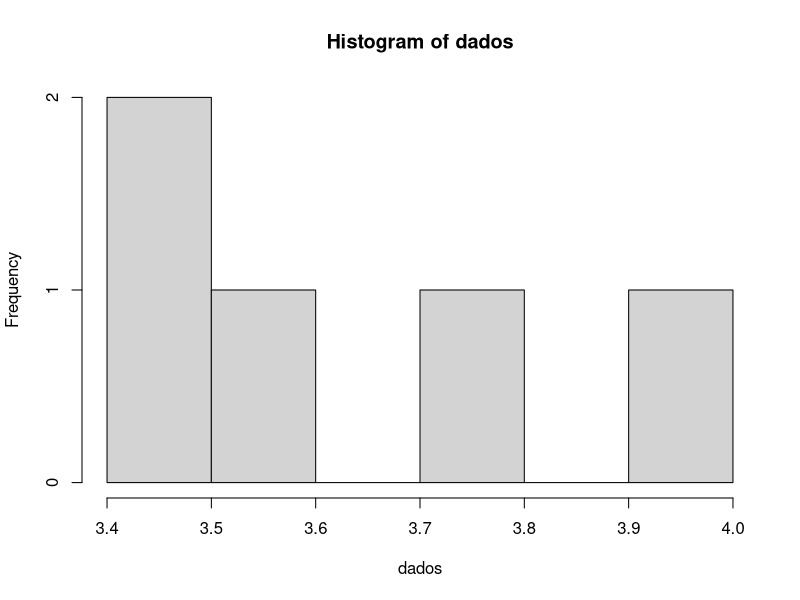
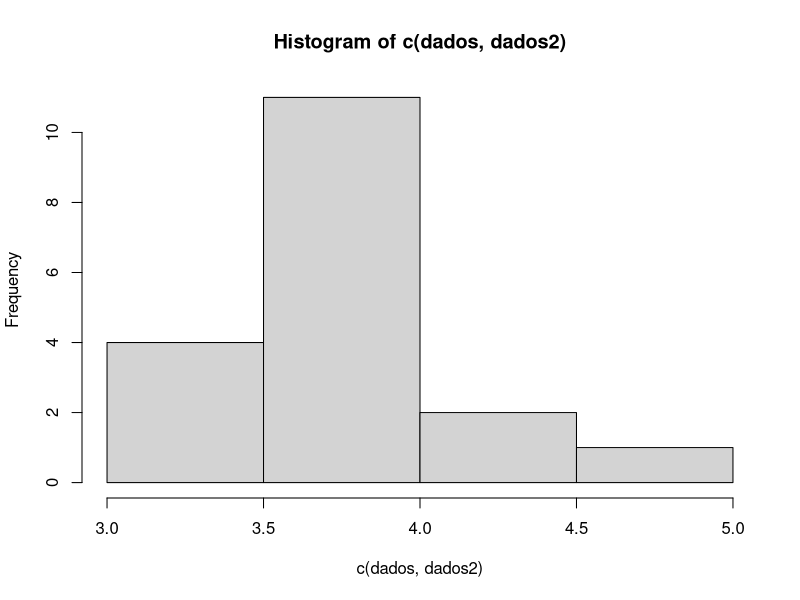
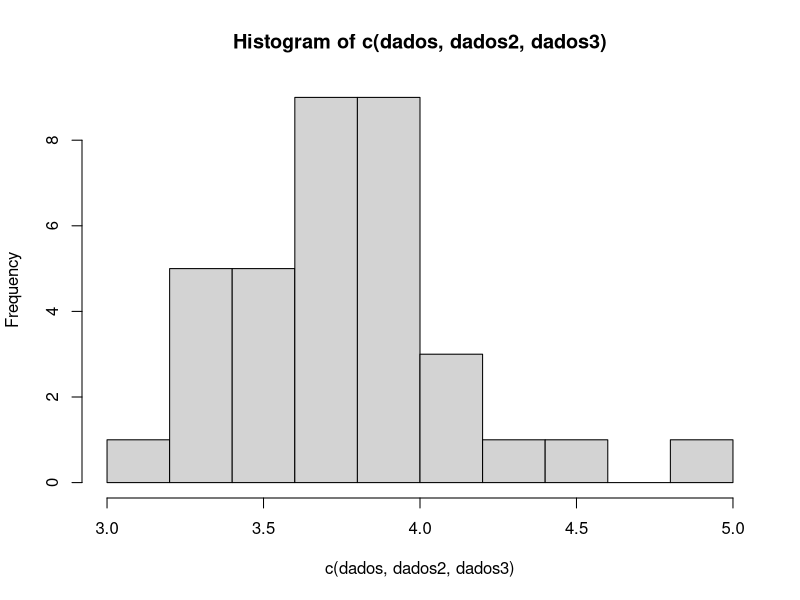

These charts were generated, in order, by the following R code:
## ---- chunk 1
knitr::opts_chunk$set(echo = TRUE)
## ---- chunk 2
#dados <- c(3.57165, 3.47564, 4.40407, 3.93884, 2.90697)
dados <- c(3.49750, 3.43161, 3.98628, 3.58919, 3.70863)

summary(dados)
(coef <- qt(0.975, 4))

media <- mean(dados)
desvio <- sd(dados)



(n = ((coef * desvio) / (0.04 * media))**2)

## ---- chunk 3
# t.test(all, 0.95)

(calc <- media + c(-1,1)*coef*desvio/sqrt(18))

## ---- chunk 4
# 3.070788 4.214496
(err1 <- (calc[2] - media) / media)
(err2 <- (media - calc[1]) / media)

## ---- chunk 5

dados2 <- c(3.33405, 3.60228, 3.81772, 3.72070, 3.14849, 3.99388, 4.26469,
4.97610,
3.70669,
3.60915,
3.98653,
4.41098,
3.91472)

all <- c(dados, dados2)

coef <- qt(0.975, length(all) -1 )


(calc <- mean(all) + c(-1,1)*coef*sd(all)/sqrt(length(all)))

(err1 <- ((calc[2] - mean(all)) / mean(all)))
(err2 <- ((mean(all) - calc[1]) / mean(all)))


(n_again = ((coef * sd(all)) / (0.04 * mean(all)))**2)

## ---- chunk 6

dados3 <- c(3.37856,
4.02976,
3.35133,
3.44646,
3.36094,
3.65466,
3.97125,
3.75862,
4.04101,
3.68190,
3.84356,
4.11843,
3.52429,
3.60594,
3.81377,
3.80147,
3.21092)

all2 <- c(all, dados3)

coef <- qt(0.975, length(all2) -1)


(calc <- mean(all2) + c(-1,1)*coef*sd(all2)/sqrt(length(all2)))

(err1 <- ((calc[2] - mean(all2)) / mean(all2)))
(err2 <- ((mean(all2) - calc[1]) / mean(all2)))


(n_again = ((coef * sd(all2)) / (0.04 * mean(all2)))**2)


hist(dados)
hist(c(dados, dados2))
hist(c(dados, dados2, dados3))


